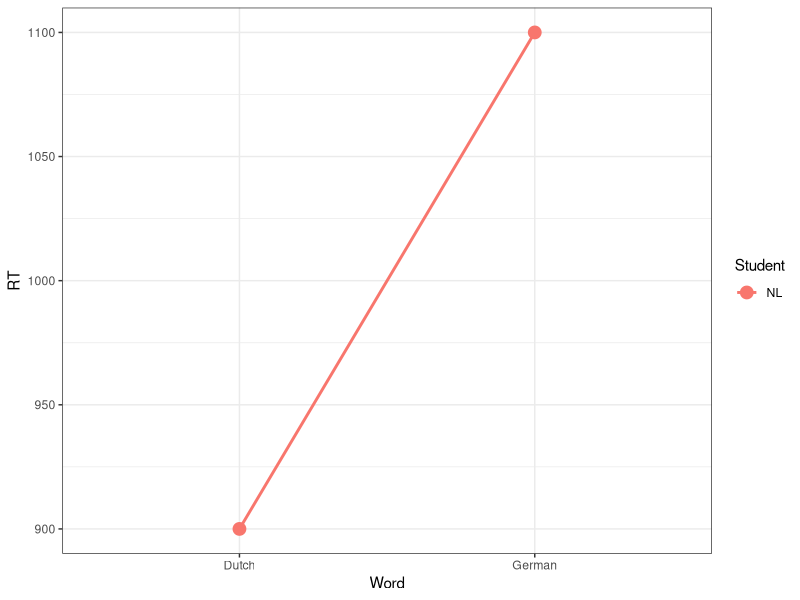

Write the R code that produced this figure.
library(ggplot2)
library(tidyverse)

df <- data.frame(Student=rep(c("NL", "GER"), each=2),
                  Word=rep(c("Dutch", "German"), 2),
                  RT=c(900, 1100, 1100, 900))



p<-ggplot(filter(df, Student=="NL"),
          aes(x=Word, y=RT, group=Student)) +
  geom_line(aes(color=Student), size=1)+
  geom_point(aes(color=Student), size=4) +
  theme_bw()
p
